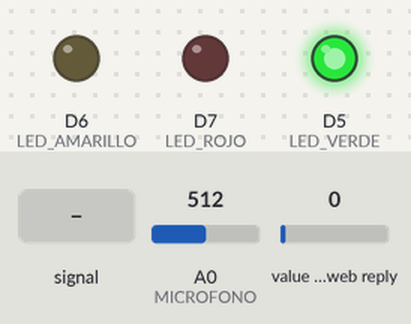
Simulated run of this sketch. Board: ESP8266 (NodeMCU). Shown: output pins drawn as LEDs (lit = HIGH). Inputs (shaded band) come from the test bench; at power-on: value in the web reply 0, A0 (MICROFONO) = 512. WiFi joins after 1.5 s; servers stay silent unless stated; web services answer with replies made up by the test bench; what the sketch prints to the serial monitor is not drawn.

Above: at 2.7 s.
2.8 s: A0 (MICROFONO) fed a 200 Hz sine of ±81 counts around its level
At 4.0 s:
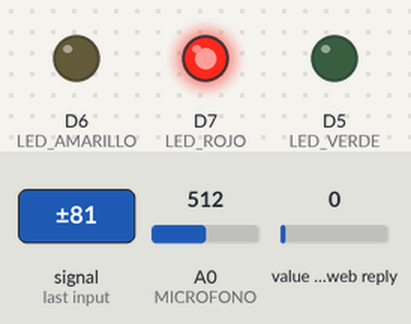
4.4 s: value in the web reply set to 2
Timing chart, 0 to 7.4 s (numbered marks = the images above; inputs shaded):
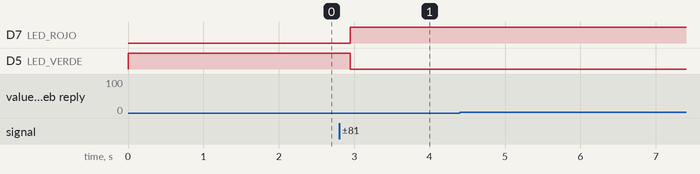

The sketch:

semaforo.ino
```cpp
#include <ESP8266WiFi.h>
#include "ThingSpeak.h"

const char* ssid = "Personal-801";
const char* password = "jhNwmj2tYw";

unsigned long myChannelNumber = 3525715;
const char* myWriteAPIKey = "EBB94WPYJTBH4II6";

unsigned long lastConnectionTime = 0;
const unsigned long postingInterval = 15000;

#define MICROFONO A0
#define LED_VERDE D5
#define LED_AMARILLO D6
#define LED_ROJO D7

#define UMBRAL_VERDE 10
#define UMBRAL_ROJO 32

int nivelActual = 0;
bool modoManualAlerta = false;
unsigned long ultimaLecturaComando = 0;

WiFiClient client;

void apagarLeds() {
  digitalWrite(LED_VERDE, LOW);
  digitalWrite(LED_AMARILLO, LOW);
  digitalWrite(LED_ROJO, LOW);
}

void setup() {
  Serial.begin(115200);
  pinMode(LED_VERDE, OUTPUT);
  pinMode(LED_AMARILLO, OUTPUT);
  pinMode(LED_ROJO, OUTPUT);

  apagarLeds();
  digitalWrite(LED_VERDE, HIGH);

  WiFi.begin(ssid, password);
  while (WiFi.status() != WL_CONNECTED) {
    delay(500);
    Serial.print(".");
  }
  Serial.println("\nWiFi Conectado.");
  ThingSpeak.begin(client);
}

void loop() {
  // 1. Medir sonido rápidamente
  long suma = 0;
  for (int i = 0; i < 4; i++) {
    int minimo = 1023, maximo = 0;
    for (int j = 0; j < 50; j++) {
      int val = analogRead(MICROFONO);
      if (val < minimo) minimo = val;
      if (val > maximo) maximo = val;
      delay(1);
    }
    suma += (maximo - minimo);
  }
  nivelActual = suma / 4;
  Serial.print("Nivel de ruido: ");
  Serial.println(nivelActual);

  // 2. Consultar comando manual a ThingSpeak cada 5 segundos
  if (millis() - ultimaLecturaComando > 5000) {
    long comando = ThingSpeak.readLongField(myChannelNumber, 2);
    if (ThingSpeak.getLastReadStatus() == 200) {
      Serial.print("Comando leído del Field 2: ");
      Serial.println(comando);

      if (comando > 0) {
        modoManualAlerta = true;
        Serial.println(">>> MODO MANUAL: LED ROJO FORZADO");
      } else {
        modoManualAlerta = false;
        Serial.println(">>> MODO AUTOMÁTICO ACTIVADO");
      }
    }
    ultimaLecturaComando = millis();
  }

  // 3. Actuar sobre los LEDs según el modo
  apagarLeds();
  if (modoManualAlerta) {
    digitalWrite(LED_ROJO, HIGH);
    Serial.println("ESTADO: ROJO FIJO (FORZADO)");
  } else {
    if (nivelActual <= UMBRAL_VERDE) {
      digitalWrite(LED_VERDE, HIGH);
      Serial.println("ESTADO: VERDE (Silencio)");
    } else if (nivelActual < UMBRAL_ROJO) {
      digitalWrite(LED_AMARILLO, HIGH);
      Serial.println("ESTADO: AMARILLO (Moderado)");
    } else {
      digitalWrite(LED_ROJO, HIGH);
      Serial.println("ESTADO: ROJO (Alto)");
    }
  }

  // 4. Enviar datos al Field 1 cada 15 segundos
  if (millis() - lastConnectionTime > postingInterval) {
    int x = ThingSpeak.writeField(myChannelNumber, 1, nivelActual, myWriteAPIKey);
    if (x == 200) {
      Serial.println("Datos de ruido subidos a ThingSpeak correctamente.");
    }
    lastConnectionTime = millis();
  }

  Serial.println("-----------------------------------");
  delay(1000);
}
```

Measured:
- after the input at 2.8 s, D7 (LED_ROJO): LOW → HIGH after 0.15 s; D5 (LED_VERDE): HIGH → LOW after 0.15 s
